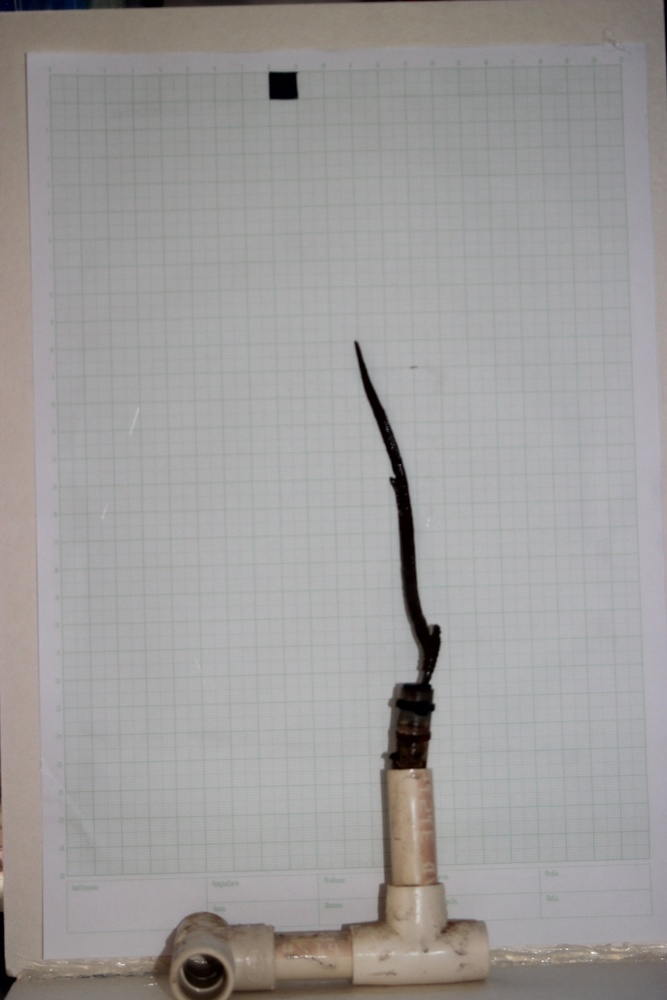
#> input picture Proyecto/Fotos_prueba/rsz_img_6780.jpg, 667 x 1000 px, shrunk from 2592 x 3888 before the run; its folder holds 5 pictures in this run
$ jupyter execute Otsu_Thresholds.ipynb   (shell and % lines are left out)   (Python 2 division)   (older library calls are emulated)
#> lines starting #> are read from the running program, lines starting #| are printed output that depends on the picture; after the words box and inside, x2 and y2 are one past the last pixel; in counts of white or black regions, pixels touching at a corner belong together
#Coral Area Measurements
##First Look
###Sergio Daniel Hernandez Charpak
###Jose Francisco Molano

<p>Notebook creado para el análisis de las imágenes de corales tomadas por Nancy Ruiz para el grupo BIOMMAR bajo la dirección de Susana Simancas en Uniandes en el marco del proyecto del curso Imágenes y Visión dictado por Marcela Hernández en el semestre 2016-10</p>

<p> Nuestra meta es usar esta librería http://scikit-image.org/docs/stable/api/api.html </p>

<p>Se pueden ver ejemplos en: http://scikit-image.org/docs/stable/auto_examples/index.html </p>

[cell 1]
%pylab inline
import pylab
import numpy as np
import matplotlib.pyplot as plt

[cell 2]
#from skimage.filters import threshold_otsu, threshold_adaptive
from skimage.morphology import disk
from skimage.filters import threshold_otsu, rank
from skimage.util import img_as_ubyte

[cell 3]
inputfolder = '../Fotos_prueba/'

This is a test on one of the images. We will make use of the glob library to analyze all the images

[cell 4]
input_image = 'rsz_img_6780.jpg'

[cell 5]
image = pylab.imread(inputfolder+input_image)
#> image is the input picture: shape (1000, 667, 3); mean R, G, B 157.6, 155.4, 154.7

[cell 6]
print image.shape
#| (1000, 667, 3)

<p>The image is an RGB image. We will transform it on a first basis to simplify the process.</p>
<p> We follow the example: http://scikit-image.org/docs/stable/auto_examples/color_exposure/plot_adapt_rgb.html#example-color-exposure-plot-adapt-rgb-py </p>

[cell 7]
from skimage.color import rgb2gray
img = rgb2gray(image)

[cell 8]
print img.shape
#| (1000, 667)

First try at thresholding copying the example: http://scikit-image.org/docs/stable/auto_examples/segmentation/plot_threshold_adaptive.html#example-segmentation-plot-threshold-adaptive-py

[cell 9]
radius = 500
selem = disk(radius)

local_otsu = rank.otsu(img, selem)
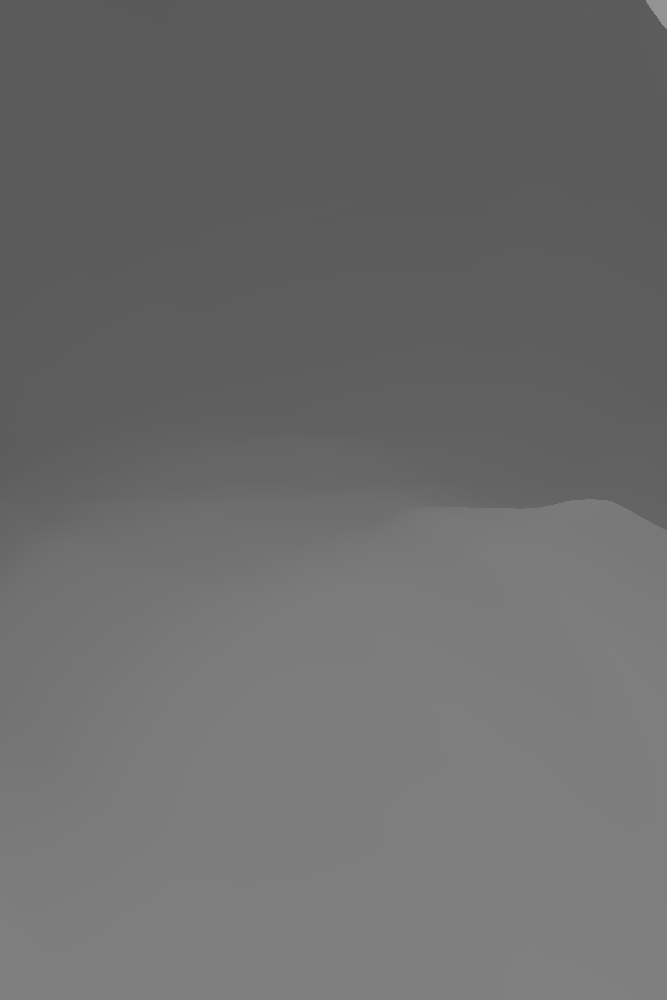
#> local_otsu: shape (1000, 667); min 89, max 147, mean 107.8
threshold_global_otsu = threshold_otsu(img)
#> threshold_global_otsu = 0.492
global_otsu = img >= threshold_global_otsu
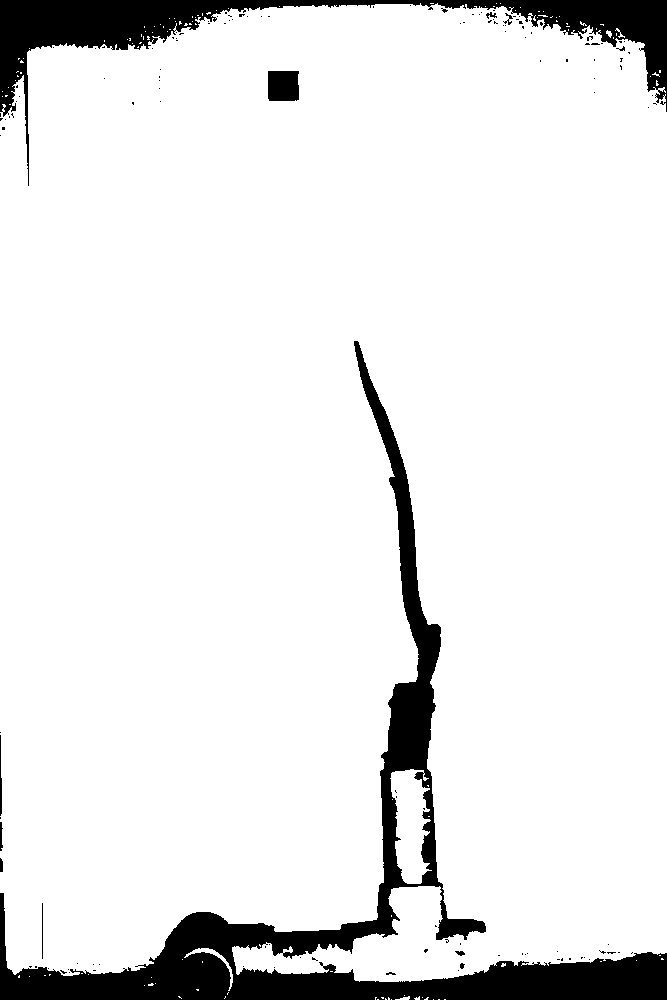
#> global_otsu: shape (1000, 667) bool; 90.9% white; 134 black regions (123 under 20 px), largest, box (x1, y1, x2, y2) and area: (0, 341, 667, 1000) 40229, (0, 0, 667, 186) 18471, (268, 71, 299, 101) 914

[cell 10]
fig = plt.figure(figsize = (10,10))
plt.gray()
imshow(local_otsu)
plt.savefig("img_local_otsu.png",format = 'png')
plt.xlabel("y(pixels)")
plt.ylabel("x(pixels)")
plt.show()

[cell 11]
plt.close(fig)

[cell 12]
fig, axes = plt.subplots(nrows=3, figsize=(7, 8))
ax0, ax1, ax2 = axes
plt.gray()

ax0.imshow(image)
ax0.set_title('Image')

ax1.imshow(global_otsu)
ax1.set_title('Global Otsu thresholding')

ax2.imshow(local_otsu)
ax2.set_title('Local Otsu thresholding')

for ax in axes:
    ax.axis('off')

plt.show()
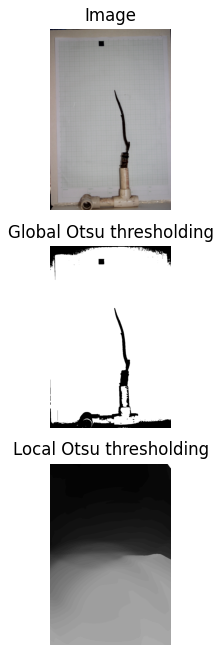
#> figure drawn by matplotlib, 3 panels
